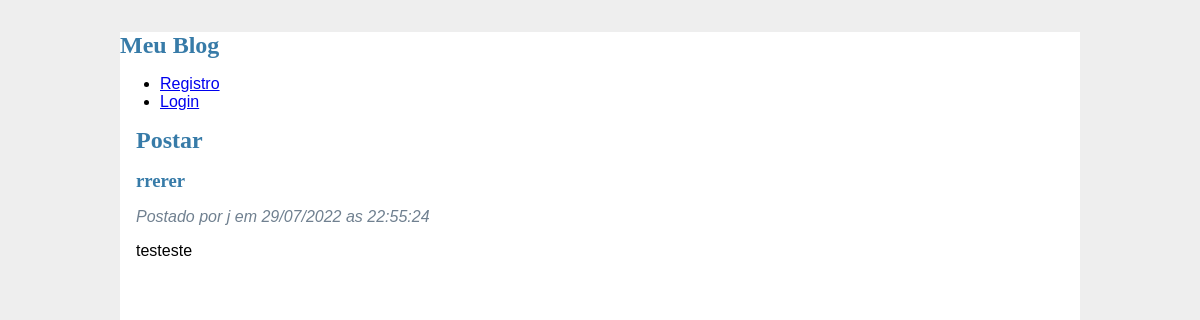
Before: / with the older database file.
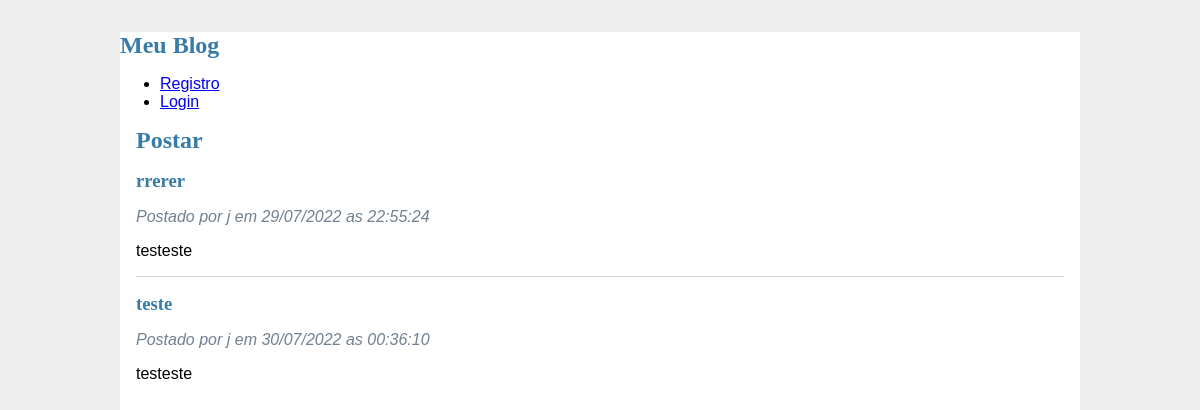
After: the same page with the newer database file.
### app.py (models this page shows, shortened)
class Post(db.Model):
    __tablename__ = 'posts'
    id = db.Column(db.Integer, primary_key=True, autoincrement=True)
    title = db.Column(db.String(70), nullable=False)
    body = db.Column(db.String(500),nullable=False)
    created = db.Column(db.DateTime, nullable=False, default=datetime.now)
    user_id = db.Column(db.Integer, db.ForeignKey('users.id'))

class User(UserMixin, db.Model):
    __tablename__ = "users"
    id = db.Column(db.Integer, primary_key=True, autoincrement=True)
    username = db.Column(db.String(20), nullable=False, unique=True, index=True)
    email = db.Column(db.String(64), nullable=False, unique=True)
    password_hash = db.Column(db.String(128), nullable=False)
    posts = db.relationship('Post', backref='author')

### app.py (the view)
@app.route("/")
def index():
    posts = Post.query.order_by(-Post.created).all()
    return render_template("index.html", posts=posts)

### templates/index.html (shortened to what this page needs)
{% extends "base.html" %}
{% block header %}
    <h1>Postar</h1>
{% endblock %}
{%block content %}
{% for post in posts %}
    <article class="post">
        <header>
            <div>
                <h1>{{ post.title }}</h1>
                <div class="about">
                    Postado por {{ post.author.username }} em {{ post.created.strftime('%d/%m/%Y as %H:%M:%S') }}
                </div>
            </div>
        </header>
        <p class="body"> {{post.body}} </p>
    </article>
    {% if not loop.last %}
        <hr>
    {% endif %}
{% else %}
    <p class="no-posts"> Ops... There are no posts to display!</p>
{% endfor %}
{%endblock %}

### templates/base.html (shortened to what this page needs)
<html>
    <head>
        <link rel="stylesheet" href="{{ url_for('static', filename='style.css')}}">
    </head>
    <body>
        <nav>
            <h1> Meu Blog </h1>
            <ul>
                {% if current_user.is_authenticated %}
                    <li><span>{{ current_user.username }}</span></li>
                    <li><a href="{{url_for('logout')}}" >Logout</a></li>
                {% else %}
                    <li><a href="{{url_for('register')}}" >Registro</a></li>
                    <li><a href="{{url_for('login')}}" >Login</a></li>
                {% endif %}
            </ul>
        </nav>
        <section class="content">
            <header>
               {% block header %}
               {% endblock %}
            </header>
            {% block content %}
            {% endblock %}
        </section>
    </body>
</html>

### static/style.css (style rules this page uses)
html { font-family: sans-serif; background: #eee; padding: 1rem; }
body { max-width: 960px; margin: 0 auto; background: white; }
h1 { font-family: serif; color: #377ba8; margin: 1rem 0; }
hr { border: none; border-top: 1px solid lightgray; }
.content { padding: 0 1rem 1rem; }
.post > header > div:first-of-type { flex: auto; }
.post .about { color: slategray; font-style: italic; }
.post .body { white-space: pre-line; }

Changed rows visible on the page:
added Post: title "teste", author.username "j", created "30/07/2022 as 00:36:10", body "testeste"
